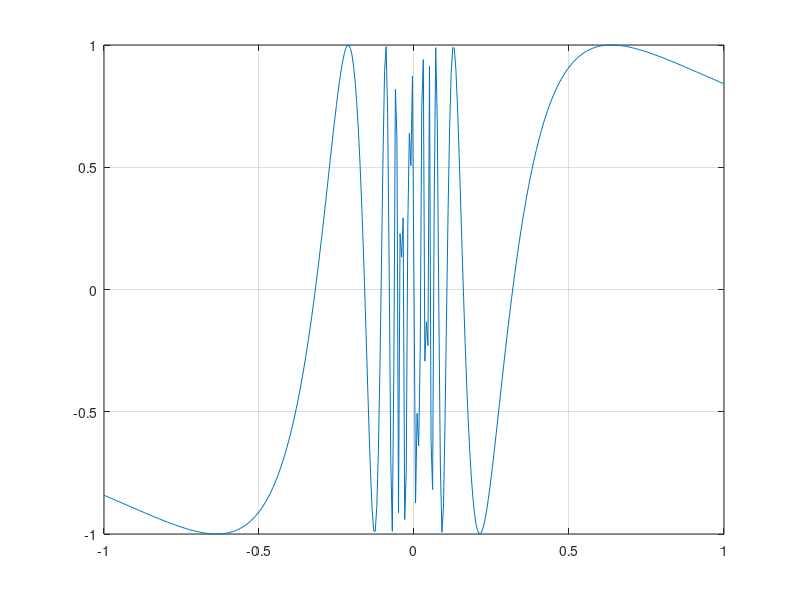
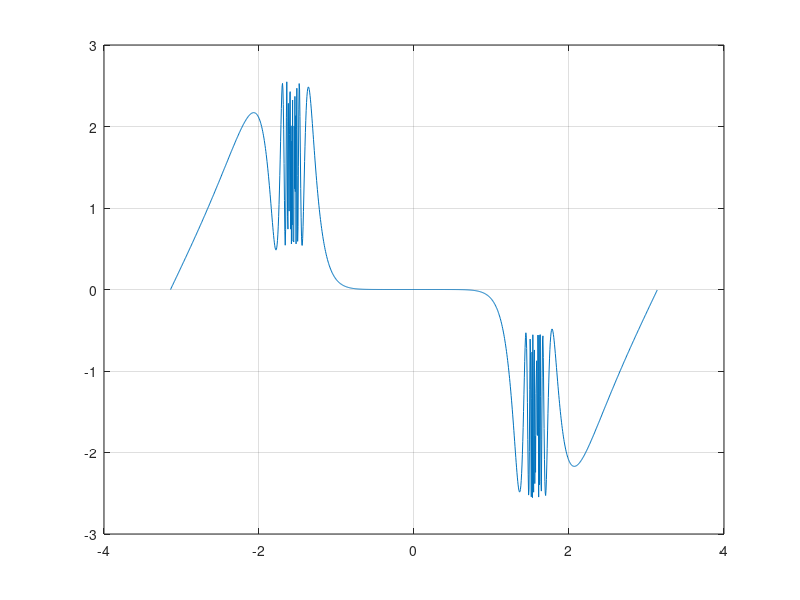

These charts were generated, in order, by the following MATLAB code:
x=(-1:0.005:1)
x(x==0)=[]%去掉0
t=1./x
y=sin(t)
figure(1)%第一幅图
plot(x,y)
grid on
i=(-pi:0.005:pi)
i(i==pi/2|-pi/2)
j=sin(tan(i))-tan(sin(i))
figure(2)
plot(i,j)
grid on
